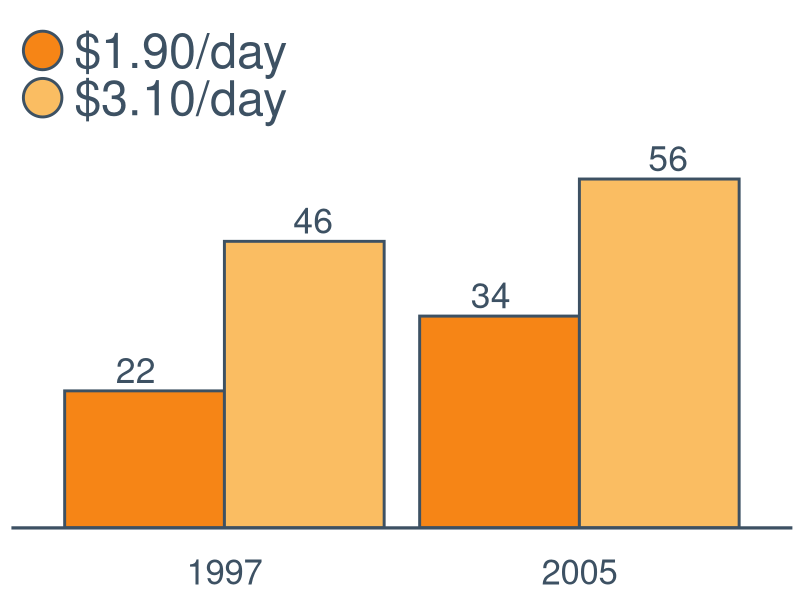
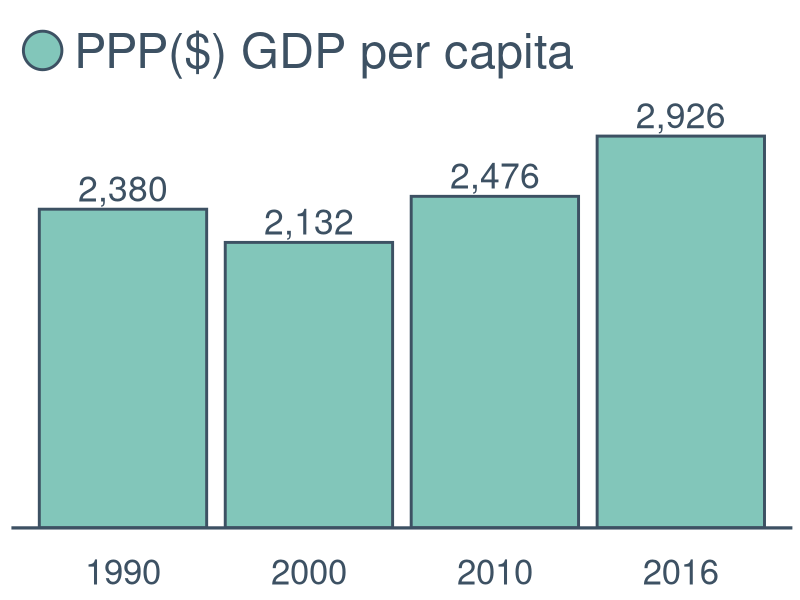
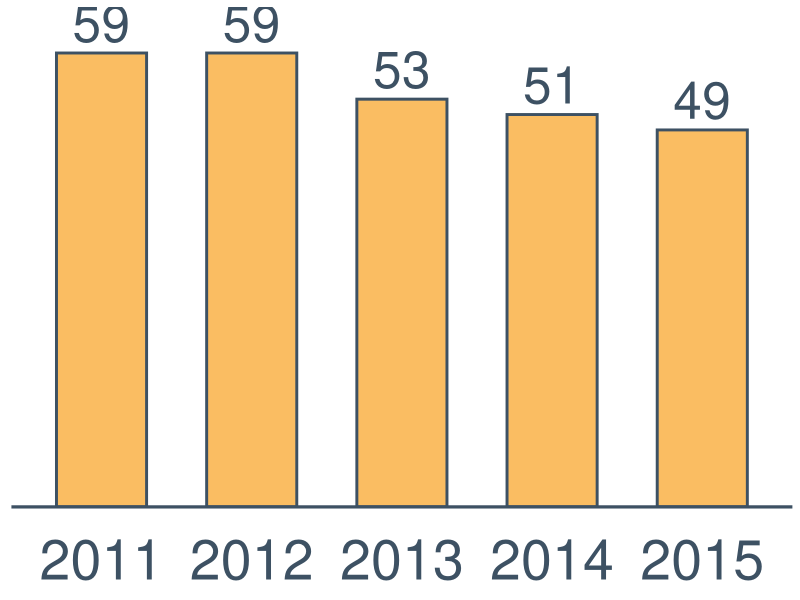
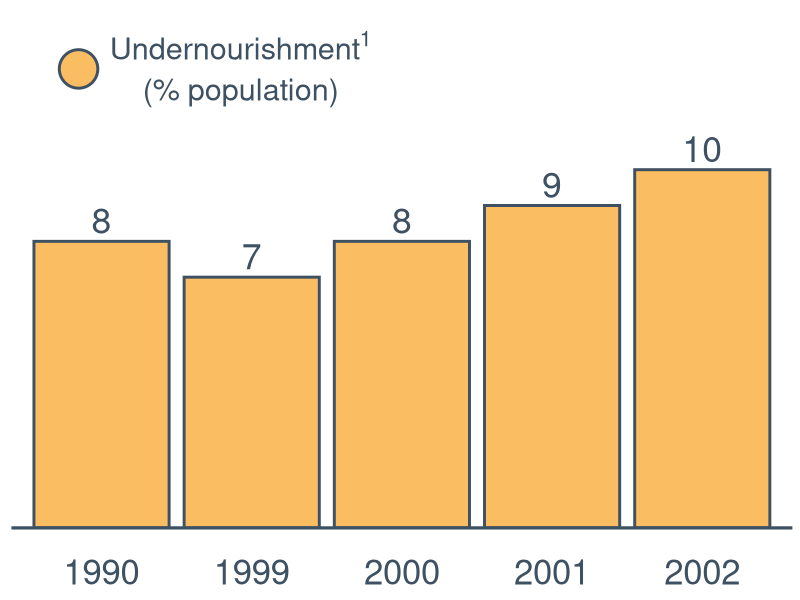
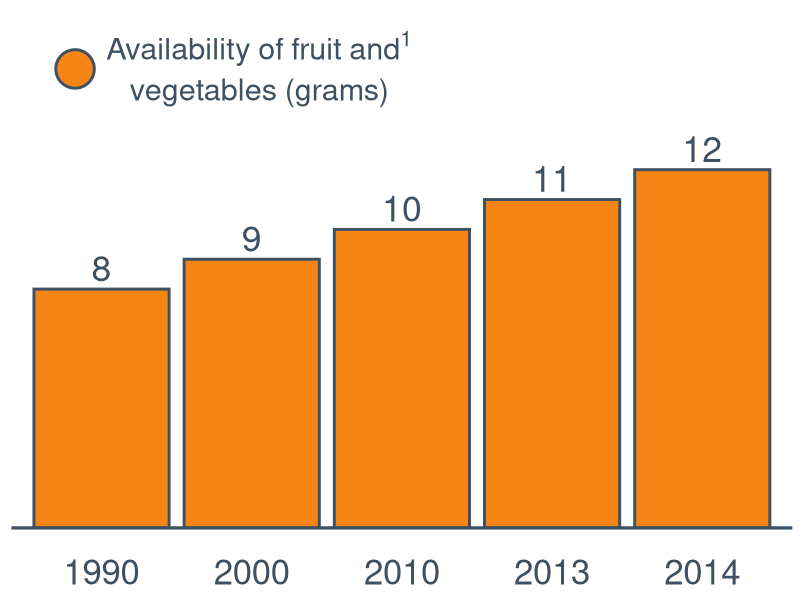
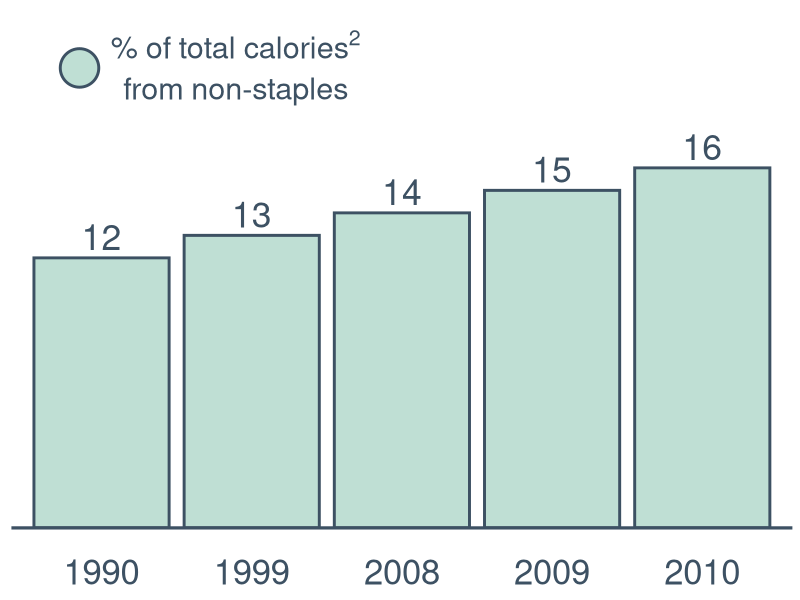
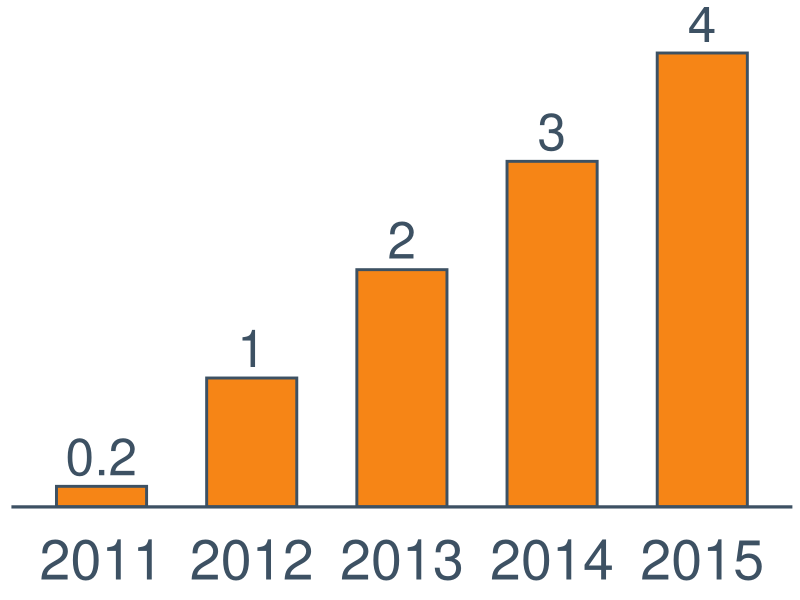
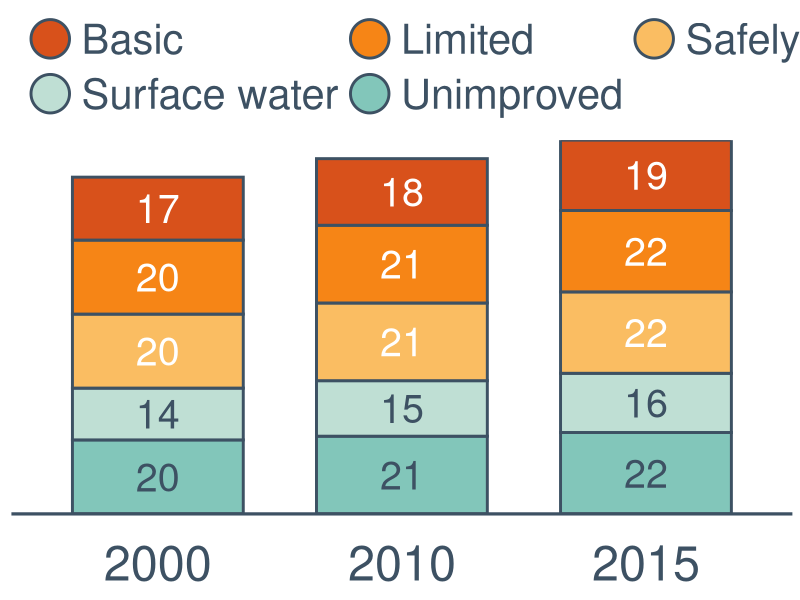

Write the R code that produced these figures, in order.
####Setup#####
list.of.packages <- c("ggplot2","reshape2","data.table","scales","varhandle","Cairo","plyr","eulerr")
new.packages <- list.of.packages[!(list.of.packages %in% installed.packages()[,"Package"])]
if(length(new.packages)) install.packages(new.packages)
lapply(list.of.packages, require, character.only=T)

wd <- "~/git/gnr-country-profile-2018"
setwd(wd)

dat <- read.csv("data.csv",na.strings=c("","."," "),as.is=TRUE)

countries <- unique(dat$country)

wd <- "~/git/gnr-country-profile-2018/charts"
setwd(wd)

# unlink(
#   dir(wd, full.names = TRUE)
#   , recursive = TRUE
# )
blank <- data.frame(x=0,y=0,text="No data")
no.data <- ggplot(blank,aes(x,y,label=text)) +
  geom_text(size=20,color="grey") +
  theme(
    axis.line = element_blank()
    ,axis.text = element_blank()
    ,axis.ticks = element_blank()
    ,axis.title = element_blank()
    ,panel.grid.major = element_blank()
    ,panel.grid.minor = element_blank()
  )
blank2 <- data.frame(x=0,y=0,text=" ")
cblank <- ggplot(blank2,aes(x,y,label=text)) +
  geom_text(size=20) +
  theme(
    axis.line = element_blank()
    ,axis.text = element_blank()
    ,axis.ticks = element_blank()
    ,axis.title = element_blank()
    ,panel.grid.major = element_blank()
    ,panel.grid.minor = element_blank()
    ,panel.border = element_blank()
    ,panel.background = element_blank()
    ,plot.background = element_blank()
  )

simple_style = theme_bw() +
  theme(
    panel.border = element_blank()
    ,panel.grid.major = element_blank()
    ,panel.background = element_blank()
    ,plot.background = element_blank()
    ,panel.grid.minor = element_blank()
    ,axis.line = element_line(colour = "black"))

yellow <- "#FABD62"
orange <- "#F68516"
red <- "#D8511B"
blue <- "#3D5163"
light.blue <- "#82C6BA"
lighter.blue <- "#BFDFD4"
grey <- "#BFCCD7"
white <- "#ffffff"

# Not used in new design
purple <- "#71105f"
black <- "#443e42"

quintileFillValues <- c(red, orange, yellow, lighter.blue, light.blue)

yellowOrangeFill <- scale_fill_manual(values=c(yellow,orange))
orangeYellowFill <- scale_fill_manual(values=c(orange,yellow))
yellowOrangeRedFill <- scale_fill_manual(values=c(yellow,orange,red))
orangeFill <- scale_fill_manual(values=c(orange))
yellowFill <- scale_fill_manual(values=c(yellow))
blueFill <- scale_fill_manual(values=c(blue))
lightBlueLighterBlueFill  <- scale_fill_manual(values=c(light.blue, lighter.blue))
lightBlueFill <- scale_fill_manual(values=c(light.blue))
lighterBlueFill <- scale_fill_manual(values=c(lighter.blue))
quintileFill <-  scale_fill_manual(values=quintileFillValues)

yellowOrangeColor <- scale_color_manual(values=c(yellow,orange))
orangeYellowColor <- scale_color_manual(values=c(orange,yellow))
yellowOrangeRedColor <- scale_color_manual(values=c(yellow,orange,red))
orangeColor <- scale_color_manual(values=c(orange))
blueColor <- scale_color_manual(values=c(blue))
quintileColor <-  scale_color_manual(values=quintileFillValues)

textQuintileOffset <- scale_color_manual(values=c(white,white,blue,blue,blue))

safeFormat <- function(vec){
  results <- c()
  for(x in vec){
    #Missing
    if(is.na(x)){
      result <- ""
      #Large Negative
    }else if(x<= -1000){
      result <- format(round(x, digits = 0),format="d",big.mark=",")
      #Middle Negative
    }else if(x< -1){
      result <- round(x,digits=0)
      #Small negative
    }else if(x<0){
      result <- round(x,digits=1)
      #Zero
    }else if(x==0){
      result <- "0"
      #Small positive
    }else if(x<1){
      result <- round(x,digits=1)
      #Middle positive
    }else if(x<1000){
      result <- round(x,digits=0)
      #Large positive
    }else{
      result <- format(round(x, digits = 0),format="d",big.mark=",")
    }
    results <- c(results,result)
  }
  return(results)
}

####End setup####
####Loop####
for(this.country in countries){
  message(this.country)
  # dir.create(paste(wd,this.country,sep="/"))
  setwd(paste(wd,this.country,sep="/"))
  countrydat <- subset(dat,country==this.country)
  #Chart 1 part a and b
  indicators = c("190_percent","310_percent","GDP_capita_PPP")
  c1data = subset(countrydat,indicator %in% indicators)
  c1data$value = as.numeric(c1data$value)
  c1data <- subset(c1data,!is.na(year))
  if(nrow(c1data)!=0){
    c1a.melt <- subset(c1data, indicator %in% c("190_percent","310_percent"))
    c1a.melt$variable = NA
    c1a.melt$variable[which(c1a.melt$indicator=="190_percent")] = "$1.90/day"
    c1a.melt$variable[which(c1a.melt$indicator=="310_percent")] = "$3.10/day"
    c1a.melt <- subset(c1a.melt,!is.na(value))
    c1a.melt <- c1a.melt[order(c1a.melt$year),]
    c1a.melt$year = as.factor(c1a.melt$year)
    c1a.max <- max(c1a.melt$value,na.rm=TRUE)
    c1b.melt <- subset(c1data,indicator == "GDP_capita_PPP")
    c1b.melt$variable = "PPP($) GDP per capita"
    c1b.melt <- subset(c1b.melt,!is.na(value))
    c1b.melt <- c1b.melt[order(c1b.melt$year),]
    c1b.melt$year = as.factor(c1b.melt$year)
    c1b.max <- max(c1b.melt$value,na.rm=TRUE)
    c1a.key.data = data.frame(year=as.numeric(c(NA,NA)),variable=c("$1.90/day","$3.10/day"),value=as.numeric(c(NA,NA)))
    c1a = ggplot(c1a.melt,aes(year,value,fill=variable)) +
      geom_bar(position="dodge",stat="identity",color=blue,show.legend=F,size=1) +
      geom_point(data=c1a.key.data,aes(fill=variable),size=12,color=blue,stroke=1.5,shape=21) +
      orangeYellowFill +
      guides(fill=guide_legend(title=element_blank(),byrow=TRUE)) +
      simple_style  +
      scale_y_continuous(expand = c(0,0),limits=c(0,max(c1a.max*1.1,1))) +
      # expand_limits(y=c1a.max*1.1) +
      theme(
        legend.position="top"
        ,legend.text = element_text(size=35,color=blue)
        ,legend.justification=c(0,0)
        ,legend.direction="vertical"
        ,axis.title.x=element_blank()
        ,axis.title.y=element_blank()
        ,axis.ticks=element_blank()
        ,axis.line.y = element_blank()
        ,axis.line.x = element_line(color=blue, size = 1.1)
        ,axis.text.y = element_blank()
        ,axis.text.x = element_text(size=25,color=blue,margin=margin(t=20,r=0,b=0,l=0))
        ,legend.background = element_rect(fill = "transparent", colour = "transparent")
        ,legend.key = element_blank()
      ) + geom_text(size=9,aes(label=safeFormat(value)),position=position_dodge(1),vjust=-0.3,color=blue)
    if(nrow(c1a.melt)==0){c1a.missing<-TRUE}else{c1a.missing<-FALSE}
    c1b.key.data = data.frame(year=as.numeric(c(NA)),variable=c("PPP($) GDP per capita"),value=as.numeric(c(NA)))
    c1b = ggplot(c1b.melt,aes(year,value,fill=variable)) +
      geom_bar(position="dodge",stat="identity",color=blue,show.legend=F,size=1) +
      geom_point(data=c1b.key.data,aes(fill=variable),size=12,color=blue,stroke=1.5,shape=21) +
      lightBlueFill +
      guides(fill=guide_legend(title=element_blank(),byrow=TRUE)) +
      simple_style  +
      scale_y_continuous(expand = c(0,0)) +
      expand_limits(y=c1b.max*1.1) +
      theme(
        legend.position="top"
        ,legend.text = element_text(size=35,color=blue)
        ,legend.justification=c(0,0)
        ,legend.direction="vertical"
        ,axis.title.x=element_blank()
        ,axis.title.y=element_blank()
        ,axis.ticks=element_blank()
        ,axis.line.y = element_blank()
        ,axis.line.x = element_line(color=blue, size = 1.1)
        ,axis.text.y = element_blank()
        ,axis.text.x = element_text(size=25,color=blue,margin=margin(t=20,r=0,b=0,l=0))
        ,legend.background = element_rect(fill = "transparent", colour = "transparent")
        ,legend.key = element_blank()
        ,legend.key.size = unit(2.2,"lines")
      ) + geom_text(size=9,aes(label=safeFormat(value)),position=position_dodge(1),vjust=-0.3,color=blue)
    if(nrow(c1b.melt)==0){c1b.missing<-TRUE}else{c1b.missing<-FALSE}
  }else{
    c1a.missing <- TRUE
    c1b.missing <- TRUE
  }

  #Chart 2
  indicators = c("u5mr")
  c2data = subset(countrydat,indicator %in% indicators)
  c2data$value = as.numeric(c2data$value)
  c2data = subset(c2data, !is.na(value))
  c2data <- c2data[order(c2data$year),]
  c2data$year = as.factor(c2data$year)
  c2.max <- max(c2data$value,na.rm=TRUE)
  c2 <- ggplot(c2data,aes(year,value,fill="Deaths per 1,000 live births")) +
    geom_bar(stat="identity",width=0.6,color=blue,show.legend=F,size=1) +
    yellowFill +
    simple_style  +
    scale_y_continuous(expand = c(0,0)) +
    # scale_x_continuous(limits = c(2010.7,2015.3)) +
    expand_limits(y=c2.max*1.1) +
    theme(
      legend.position="top"
      ,legend.text = element_text(size=40,color=blue)
      ,legend.justification=c(0,0)
      ,legend.direction="vertical"
      ,axis.title.x=element_blank()
      ,axis.title.y=element_blank()
      ,axis.ticks=element_blank()
      ,axis.line.y = element_blank()
      ,axis.line.x = element_line(color=blue, size = 1.1)
      ,axis.text.y = element_blank()
      ,axis.text.x = element_text(size=40,color=blue,margin=margin(t=20,r=0,b=0,l=0))
      ,legend.background = element_rect(fill = "transparent", colour = "transparent")
      ,legend.key = element_rect(fill = "transparent", colour = "transparent")
      ,legend.key.size = unit(2.5,"lines")
    ) + geom_text(size=13,aes(label=safeFormat(value)),position=position_dodge(1),vjust=-0.3,color=blue)
  #Chart 3 part a and b
  indicators = c("undernourishment_prev","fruit_veg_availability","total_calories_non_staple")
  c3data = subset(countrydat,indicator %in% indicators)
  c3data$value = as.numeric(c3data$value)
  c3data <- subset(c3data,!is.na(year))
  if(nrow(c3data)!=0){
    c3a.data <- subset(c3data,indicator==indicators[1])
    c3a.data$variable = c3a.data$indicator
    c3a.data <- subset(c3a.data,!is.na(value))
    c3a.data <- c3a.data[order(c3a.data$year),]
    c3a.data$year <- factor(c3a.data$year)
    c3b.data <- subset(c3data,indicator==indicators[2])
    c3b.data$variable = c3b.data$indicator
    c3b.data <- subset(c3b.data,!is.na(value))
    c3b.data <- c3b.data[order(c3b.data$year),]
    c3b.data$year <- factor(c3b.data$year)
    c3c.data <- subset(c3data,indicator==indicators[3])
    c3c.data$variable = c3c.data$indicator
    c3c.data <- subset(c3c.data,!is.na(value))
    c3c.data <- c3c.data[order(c3c.data$year),]
    c3c.data$year <- factor(c3c.data$year)
    c3a.max <- max(c3a.data$value,na.rm=TRUE)
    c3b.max <- max(c3b.data$value,na.rm=TRUE)
    c3c.max <- max(c3c.data$value,na.rm=TRUE)
    if(nrow(c3a.data)!=0){
      c3a.key.data = data.frame(year=as.numeric(c(NA)),variable=c(indicators[1]),value=as.numeric(c(NA)))
      c3a <- ggplot(c3a.data,aes(year,value,fill=variable)) +
        geom_bar(position="dodge",stat="identity",color=blue,show.legend=FALSE,size=1) +
        geom_point(data=c3a.key.data,aes(fill=variable),size=12,color=blue,stroke=1.5,shape=21) +
        scale_fill_manual(
          labels=c(bquote(atop('Undernourishment' ^ 1,'(% population)')))
          ,breaks=c(indicators[1])
          ,values=c(yellow)
        ) +
        guides(fill = guide_legend(title=element_blank(),byrow=TRUE,override.aes = list(alpha = 1))) +
        simple_style  +
        scale_y_continuous(expand = c(0,0)) +
        expand_limits(y=c3a.max*1.1) +
        theme(
          legend.position="top"
          ,legend.text = element_text(size=22,color=blue)
          ,legend.justification=c(0.08,0)
          ,legend.direction="vertical"
          ,axis.title.x=element_blank()
          ,axis.title.y=element_blank()
          ,axis.ticks=element_blank()
          ,axis.line.y = element_blank()
          ,axis.line.x = element_line(color=blue, size = 1.1)
          ,axis.text.y = element_blank()
          ,axis.text.x = element_text(size=25,color=blue,margin=margin(t=20,r=0,b=0,l=0))
          ,legend.background = element_rect(fill = "transparent", colour = "transparent")
          ,legend.key = element_rect(fill = "transparent", colour = "transparent")
        ) + geom_text(size=9,aes(label=safeFormat(value)),position=position_dodge(1),vjust=-0.3,color=blue)
      c3a.missing <- FALSE
    }else{
      c3a <- no.data
      c3a.missing <- TRUE
    }
    if(nrow(c3b.data)!=0){
      uniqueYears <- length(unique(c3b.data$year))
      if(uniqueYears>1){
        barWidth = 0.9
      }else{
        barWidth = 0.5
      }
      c3b.key.data = data.frame(year=as.numeric(c(NA)),variable=c(indicators[2]),value=as.numeric(c(NA)))
    c3b <- ggplot(c3b.data,aes(year,value,fill=variable)) +
      geom_bar(position="dodge",stat="identity",color=blue,width=barWidth,show.legend=FALSE,size=1) +
      geom_point(data=c3b.key.data,aes(fill=variable),size=12,color=blue,stroke=1.5,shape=21) +
      scale_fill_manual(
        labels=c(bquote(atop('Availability of fruit and' ^ 1,'vegetables (grams)')))
        ,breaks=c(indicators[2])
        ,values=c(orange)
      ) +
      guides(fill = guide_legend(title=element_blank(),byrow=TRUE,override.aes = list(alpha = 1))) +
      simple_style  +
      scale_y_continuous(expand = c(0,0)) +
      expand_limits(y=c3b.max*1.1) +
      theme(
        legend.position="top"
        ,legend.text = element_text(size=22,color=blue)
        ,legend.justification=c(0.08,0)
        ,legend.direction="vertical"
        ,axis.title.x=element_blank()
        ,axis.title.y=element_blank()
        ,axis.ticks=element_blank()
        ,axis.line.y = element_blank()
        ,axis.line.x = element_line(color=blue, size = 1.1)
        ,axis.text.y = element_blank()
        ,axis.text.x = element_text(size=25,color=blue,margin=margin(t=20,r=0,b=0,l=0))
        ,legend.background = element_rect(fill = "transparent", colour = "transparent")
        ,legend.key = element_rect(fill = "transparent", colour = "transparent")
      ) + geom_text(size=9,aes(label=safeFormat(value)),position=position_dodge(1),vjust=-0.3,color=blue)
      c3b.missing <- FALSE
    }else{
      c3b <- no.data
      c3b.missing <- TRUE
    }
    if(nrow(c3c.data)!=0){
      c3c.key.data = data.frame(year=as.numeric(c(NA)),variable=c(indicators[3]),value=as.numeric(c(NA)))
    c3c <- ggplot(c3c.data,aes(year,value,fill=variable)) +
      geom_bar(position="dodge",stat="identity",color=blue,show.legend=FALSE,size=1) +
      geom_point(data=c3c.key.data,aes(fill=variable),size=12,color=blue,stroke=1.5,shape=21) +
      scale_fill_manual(
        labels=c(bquote(atop('% of total calories' ^ 2,'from non-staples')))
        ,breaks=c(indicators[3])
        ,values=c(lighter.blue)
      ) +
      guides(fill = guide_legend(title=element_blank(),byrow=TRUE,override.aes = list(alpha = 1))) +
      simple_style  +
      scale_y_continuous(expand = c(0,0)) +
      expand_limits(y=c3c.max*1.1) +
      theme(
        legend.position="top"
        ,legend.text = element_text(size=22,color=blue)
        ,legend.justification=c(0.08,0)
        ,legend.direction="vertical"
        ,axis.title.x=element_blank()
        ,axis.title.y=element_blank()
        ,axis.ticks=element_blank()
        ,axis.line.y = element_blank()
        ,axis.line.x = element_line(color=blue, size = 1.1)
        ,axis.text.y = element_blank()
        ,axis.text.x = element_text(size=25,color=blue,margin=margin(t=20,r=0,b=0,l=0))
        ,legend.background = element_rect(fill = "transparent", colour = "transparent")
        ,legend.key = element_rect(fill = "transparent", colour = "transparent")
      ) + geom_text(size=9,aes(label=safeFormat(value)),position=position_dodge(1),vjust=-0.3,color=blue)
      c3c.missing <- FALSE
    }else{
      c3c <- no.data
      c3c.missing <- TRUE
    }
  }else{
    c3a <- no.data
    c3b <- no.data
    c3c <- no.data
    c3a.missing <- TRUE
    c3b.missing <- TRUE
    c3c.missing <- TRUE
  }
  #Chart 4
  indicators = c("female_secondary_enroll_net")
  c4data = subset(countrydat,indicator %in% indicators)
  c4data$value = as.numeric(c4data$value)
  c4data = subset(c4data, !is.na(value))
  c4data <- c4data[order(c4data$year),]
  c4data$year = as.factor(c4data$year)
  c4.max <- max(c4data$value,na.rm=TRUE)
  c4 <- ggplot(c4data,aes(year,value,fill="Blue")) +
    geom_bar(stat="identity",width=0.6,color=blue,size=1) +
    orangeFill +
    guides(fill=FALSE) +
    simple_style  +
    scale_y_continuous(expand = c(0,0)) +
    expand_limits(y=c4.max*1.1) +
    theme(
      legend.position="top"
      ,legend.text = element_text(size=40,color=blue)
      ,legend.justification=c(0,0)
      ,legend.direction="vertical"
      ,axis.title.x=element_blank()
      ,axis.title.y=element_blank()
      ,axis.ticks=element_blank()
      ,axis.line.y = element_blank()
      ,axis.line.x = element_line(color=blue, size = 1.1)
      ,axis.text.y = element_blank()
      ,axis.text.x = element_text(size=40,color=blue,margin=margin(t=20,r=0,b=0,l=0))
      ,legend.background = element_rect(fill = "transparent", colour = "transparent")
      ,legend.key = element_rect(fill = "transparent", colour = "transparent")
      ,legend.key.size = unit(2.5,"lines")
    ) + geom_text(size=13,aes(label=safeFormat(value)),position=position_dodge(1),vjust=-0.3,color=blue)
  #Chart 5
  indicators = c("basic_water","limited_water","safely_managed_water","surface_water","unimproved_water")
  c5names = c("Basic","Limited","Safely managed","Surface water","Unimproved")
  c5data = subset(countrydat,indicator %in% indicators)
  c5data$value = as.numeric(c5data$value)
  c5data = subset(c5data, !is.na(value))
  c5data <- c5data[order(c5data$year),]
  c5data$year = as.factor(c5data$year)
  c5.max <- max(c5data$value,na.rm=TRUE)
  for(j in 1:length(indicators)){
    ind = indicators[j]
    indname = c5names[j]
    c5data$indicator[which(c5data$indicator==ind)] = indname
  }
  c5data$indicator <- factor(c5data$indicator)
  c5data <- c5data[order(is.na(c5data$value),c5data$year,desc(c5data$indicator)),]
  c5data <- ddply(c5data, .(year),
                       transform, pos = cumsum(value) - (0.5 * value)
                   ,valid = sum(!is.na(value),na.rm=TRUE))
  c5data <- subset(c5data,valid>=1)
  c5.key.data = data.frame(
    indicator = c5names,
    year = as.numeric(rep(NA,5)),
    value = as.numeric(rep(NA,5)),
    pos = as.numeric(rep(NA,5)),
    valid = as.numeric(rep(NA,5))
  )
  c5 <- ggplot(c5data,aes(year,value,fill=indicator)) +
    geom_bar(stat="identity",width=0.7,color=blue,size=1,show.legend=F) +
    geom_point(data=c5.key.data,aes(fill=indicator),size=12,color=blue,stroke=1.5,shape=21) +
    scale_fill_manual(
      labels=c5names
      ,values=quintileFillValues
      ,drop = FALSE
    ) +
    guides(fill=guide_legend(title=element_blank(),nrow=2,byrow=TRUE)) +
    simple_style  +
    scale_y_continuous(expand = c(0,0)) +
    theme(
      legend.position="top"
      ,legend.text = element_text(size=30,color=blue)
      ,legend.justification=c(0,0)
      ,legend.direction="horizontal"
      ,axis.title.x=element_blank()
      ,axis.title.y=element_blank()
      ,axis.ticks=element_blank()
      ,axis.line.y = element_blank()
      ,axis.line.x = element_line(color=blue, size = 1.1)
      ,axis.text.y = element_blank()
      ,axis.text.x = element_text(size=35,color=blue,margin=margin(t=20,r=0,b=0,l=0))
      ,legend.background = element_rect(fill = "transparent", colour = "transparent")
      ,legend.key = element_rect(fill = "transparent", colour = "transparent")
      ,legend.key.size = unit(2.2,"lines")
    ) + geom_text(data=subset(c5data,value>3),size=10,aes(y=pos,label=safeFormat(value),color=indicator),show.legend=FALSE) +
    scale_color_manual(breaks=c5names,values=c(white,white,white,blue,blue),drop=FALSE)
  #Chart 6
  indicators = c("basic_sanitation","limited_sanitation","open_defecation","safely_managed_sanitation","unimproved_sanitation")
  c6names = c("Basic","Limited","Open defecation","Safely managed","Unimproved")
  c6data = subset(countrydat,indicator %in% indicators)
  c6data$value = as.numeric(c6data$value)
  c6data = subset(c6data, !is.na(value))
  c6data <- c6data[order(c6data$year),]
  c6data$year = as.factor(c6data$year)
  c6.max <- max(c6data$value,na.rm=TRUE)
  for(j in 1:length(indicators)){
    ind = indicators[j]
    indname = c6names[j]
    c6data$indicator[which(c6data$indicator==ind)] = indname
  }
  c6data$indicator <- factor(c6data$indicator)
  c6data <- c6data[order(is.na(c6data$value),c6data$year,desc(c6data$indicator)),]
  c6data <- ddply(c6data, .(year),
                  transform, pos = cumsum(value) - (0.5 * value)
                  ,valid = sum(!is.na(value),na.rm=TRUE))
  c6data <- subset(c6data,valid>=1)
  c6.key.data = data.frame(
    indicator = c6names,
    year = as.numeric(rep(NA,5)),
    value = as.numeric(rep(NA,5)),
    pos = as.numeric(rep(NA,5)),
    valid = as.numeric(rep(NA,5))
  )
  c6 <- ggplot(c6data,aes(year,value,fill=indicator)) +
    geom_bar(stat="identity",width=0.7,color=blue,size=1,show.legend=F) +
    geom_point(data=c6.key.data,aes(fill=indicator),size=12,color=blue,stroke=1.5,shape=21) +
    scale_fill_manual(
      labels=c6names
      ,values=quintileFillValues
      ,drop = FALSE
    ) +
    guides(fill=guide_legend(title=element_blank(),nrow=2,byrow=TRUE)) +
    simple_style  +
    scale_y_continuous(expand = c(0,0)) +
    theme(
      legend.position="top"
      ,legend.text = element_text(size=30,color=blue)
      ,legend.justification=c(0,0)
      ,legend.direction="horizontal"
      ,axis.title.x=element_blank()
      ,axis.title.y=element_blank()
      ,axis.ticks=element_blank()
      ,axis.line.y = element_blank()
      ,axis.line.x = element_line(color=blue, size = 1.1)
      ,axis.text.y = element_blank()
      ,axis.text.x = element_text(size=35,color=blue,margin=margin(t=20,r=0,b=0,l=0))
      ,legend.background = element_rect(fill = "transparent", colour = "transparent")
      ,legend.key = element_rect(fill = "transparent", colour = "transparent")
      ,legend.key.size = unit(2.2,"lines")
    ) + geom_text(data=subset(c6data,value>3),size=10,aes(y=pos,label=safeFormat(value),color=indicator),show.legend=FALSE) +
    scale_color_manual(breaks=c6names,values=c(white,white,white,blue,blue),drop=FALSE)
  #Chart 7
  indicators = c("agriculture_expenditure","education_spending","health_spending","social_protection_spending")
  c7names = c("Agriculture","Education","Health","Social protection")
  c7data = subset(countrydat,indicator %in% indicators)
  c7data$value = as.numeric(c7data$value)
  c7data = subset(c7data, !is.na(value))
  c7data <- c7data[order(c7data$year),]
  c7data$year = as.factor(c7data$year)
  c7.max <- max(c7data$value,na.rm=TRUE)
  for(j in 1:length(indicators)){
    ind = indicators[j]
    indname = c7names[j]
    c7data$indicator[which(c7data$indicator==ind)] = indname
  }
  c7data$indicator <- factor(c7data$indicator)
  c7data <- c7data[order(is.na(c7data$value),c7data$year,desc(c7data$indicator)),]
  c7data <- ddply(c7data, .(year),
                  transform, pos = cumsum(value) - (0.5 * value)
                  ,valid = sum(!is.na(value),na.rm=TRUE))
  c7data <- subset(c7data,valid>=1)
  c7.key.data = data.frame(
    indicator = c7names,
    year = as.numeric(rep(NA,4)),
    value = as.numeric(rep(NA,4)),
    pos = as.numeric(rep(NA,4)),
    valid = as.numeric(rep(NA,4))
  )
  if(nrow(c7data)>0){

  uniqueYears <- length(unique(c7data$year))
  if(uniqueYears>1){
    barWidth = 0.7
  }else{
    barWidth = 0.4
  }
  c7 <- ggplot(c7data,aes(year,value,fill=indicator)) +
    geom_bar(stat="identity",width=barWidth,color=blue,size=1,show.legend=F) +
    geom_point(data=c7.key.data,aes(fill=indicator),size=12,color=blue,stroke=1.5,shape=21) +
    scale_fill_manual(
      labels=c7names
      ,values=quintileFillValues
      ,drop = FALSE
    ) +
    guides(fill=guide_legend(title=element_blank(),nrow=2,byrow=TRUE)) +
    simple_style  +
    scale_y_continuous(expand = c(0,0)) +
    theme(
      legend.position="top"
      ,legend.text = element_text(size=30,color=blue)
      ,legend.justification=c(0,0)
      ,legend.direction="horizontal"
      ,axis.title.x=element_blank()
      ,axis.title.y=element_blank()
      ,axis.ticks=element_blank()
      ,axis.line.y = element_blank()
      ,axis.line.x = element_line(color=blue, size = 1.1)
      ,axis.text.y = element_blank()
      ,axis.text.x = element_text(size=35,color=blue,margin=margin(t=20,r=0,b=0,l=0))
      ,legend.background = element_rect(fill = "transparent", colour = "transparent")
      ,legend.key = element_rect(fill = "transparent", colour = "transparent")
      ,legend.key.size = unit(2.2,"lines")
    ) + geom_text(data=subset(c7data,value>0),size=10,aes(y=pos,label=safeFormat(value),color=indicator),show.legend=FALSE) +
    scale_color_manual(breaks=c7names,values=c(white,white,white,blue),drop=FALSE)
  }else{
    c7 <- no.data
  }
  grouped_line = function(countrydat, ind, disagg, disagg.values, fill=orangeYellowFill, color=orangeYellowColor, percent=F, legend=F){
    cdata = subset(countrydat, (indicator==ind & disaggregation==disagg))
    cdata$value = as.numeric(cdata$value)
    if(percent){
      cdata$value = cdata$value*100
    }
    cdata = subset(cdata, !is.na(value))
    cdata <- cdata[order(cdata$year),]
    cdata$year = as.factor(cdata$year)
    cdata$disagg.value = factor(cdata$disagg.value,levels=disagg.values)
    c.max <- max(cdata$value,na.rm=TRUE)
    c.key.data = data.frame(year=as.numeric(rep(NA,length(disagg.values))),disagg.value=disagg.values,value=as.numeric(rep(NA,length(disagg.values))))
    c.key.data$disagg.value = factor(c.key.data$disagg.value,levels=disagg.values)
    c = ggplot(cdata,aes(year,value,group=disagg.value,color=disagg.value)) +
      geom_line(show.legend=F,size=1) +
      geom_point(data=c.key.data,aes(group=disagg.value,fill=disagg.value),size=12,color=blue,stroke=1.5,shape=21,show.legend=legend) +
      fill +
      color +
      guides(fill=guide_legend(title=element_blank(),byrow=TRUE)) +
      simple_style  +
      scale_y_continuous(expand = c(0,0),limits=c(0,max(c.max*1.1,1))) +
      # expand_limits(y=c1a.max*1.1) +
      theme(
        legend.position="top"
        ,legend.text = element_text(size=35,color=blue)
        ,legend.justification=c(0,0)
        ,legend.direction="vertical"
        ,axis.title.x=element_blank()
        ,axis.title.y=element_blank()
        ,axis.ticks=element_blank()
        ,axis.line.y = element_blank()
        ,axis.line.x = element_line(color=blue, size = 1.1)
        ,axis.text.y = element_blank()
        ,axis.text.x = element_text(size=25,color=blue,margin=margin(t=20,r=0,b=0,l=0))
        ,legend.background = element_rect(fill = "transparent", colour = "transparent")
        ,legend.key = element_blank()
      ) + geom_text(size=9,aes(group=disagg.value,label=safeFormat(value)),position=position_dodge(0.5),vjust=-0.3,show.legend=F) 
    return(c)
  }
  grouped_bar = function(countrydat, ind, disagg, disagg.values, fill=orangeYellowFill, percent=F, legend=F){
    cdata = subset(countrydat, (indicator==ind & disaggregation==disagg))
    cdata$value = as.numeric(cdata$value)
    if(percent){
      cdata$value = cdata$value*100
    }
    cdata = subset(cdata, !is.na(value))
    cdata <- cdata[order(cdata$year),]
    cdata$year = as.factor(cdata$year)
    cdata$disagg.value = factor(cdata$disagg.value,levels=disagg.values)
    c.max <- max(cdata$value,na.rm=TRUE)
    c.key.data = data.frame(year=as.numeric(rep(NA,length(disagg.values))),disagg.value=disagg.values,value=as.numeric(rep(NA,length(disagg.values))))
    c.key.data$disagg.value = factor(c.key.data$disagg.value,levels=disagg.values)
    c = ggplot(cdata,aes(year,value,group=disagg.value,fill=disagg.value)) +
      geom_bar(position="dodge",stat="identity",color=blue,show.legend=F,size=1) +
      geom_point(data=c.key.data,aes(group=disagg.value,fill=disagg.value),size=12,color=blue,stroke=1.5,shape=21,show.legend=legend) +
      fill +
      guides(fill=guide_legend(title=element_blank(),byrow=TRUE)) +
      simple_style  +
      scale_y_continuous(expand = c(0,0),limits=c(0,max(c.max*1.1,1))) +
      # expand_limits(y=c1a.max*1.1) +
      theme(
        legend.position="top"
        ,legend.text = element_text(size=35,color=blue)
        ,legend.justification=c(0,0)
        ,legend.direction="vertical"
        ,axis.title.x=element_blank()
        ,axis.title.y=element_blank()
        ,axis.ticks=element_blank()
        ,axis.line.y = element_blank()
        ,axis.line.x = element_line(color=blue, size = 1.1)
        ,axis.text.y = element_blank()
        ,axis.text.x = element_text(size=25,color=blue,margin=margin(t=20,r=0,b=0,l=0))
        ,legend.background = element_rect(fill = "transparent", colour = "transparent")
        ,legend.key = element_blank()
      ) + geom_text(size=9,aes(group=disagg.value,label=safeFormat(value)),position=position_dodge(1),vjust=-0.3,show.legend=F,color=blue) 
    return(c)
  }
  # Charts 8-16
  c8 = grouped_line(countrydat, "stunting_percent","gender",c("Male","Female","Both"),percent=T,color=yellowOrangeRedColor,fill=yellowOrangeRedFill)
  c9 = grouped_bar(countrydat, "wasting_percent","gender",c("Male","Female","Both"),percent=T,fill=yellowOrangeRedFill,legend=T)
  c10 = grouped_line(countrydat, "overweight_percent","gender",c("Male","Female","Both"),percent=T,color=yellowOrangeRedColor,fill=yellowOrangeRedFill)
  c11 = grouped_line(countrydat, "stunting_percent","income",c("Poorest","Second poorest","Middle","Second wealthiest","Wealthiest"),percent=T,color=quintileColor,fill=quintileFill)
  c12 = grouped_bar(countrydat, "wasting_percent","income",c("Poorest","Second poorest","Middle","Second wealthiest","Wealthiest"),percent=T,fill=quintileFill,legend=T)
  c13 = grouped_line(countrydat, "overweight_percent","income",c("Poorest","Second poorest","Middle","Second wealthiest","Wealthiest"),percent=T,color=quintileColor,fill=quintileFill)
  c14 = grouped_line(countrydat, "stunting_percent","location",c("Urban","Rural"),percent=T)
  c15 = grouped_bar(countrydat, "wasting_percent","location",c("Urban","Rural"),percent=T,legend=T)
  c16 = grouped_line(countrydat, "overweight_percent","location",c("Urban","Rural"),percent=T)
  
  # Chart 17
  wasting = as.numeric(subset(countrydat, indicator=="coexistence" & disagg.value=="Wasting alone")$value)
  stunting = as.numeric(subset(countrydat, indicator=="coexistence" & disagg.value=="Stunting alone")$value)
  overweight = as.numeric(subset(countrydat, indicator=="coexistence" & disagg.value=="Overweight alone")$value)
  wasting_and_stunting = as.numeric(subset(countrydat, indicator=="coexistence" & disagg.value=="Wasting and stunting")$value)
  stunting_and_overweight = as.numeric(subset(countrydat, indicator=="coexistence" & disagg.value=="Stunting and overweight")$value)
  all = 1
  
  free = as.numeric(subset(countrydat, indicator=="coexistence" & disagg.value=="Not wasting, stunting, or overweight")$value)

  combinations = c(
    A=0
    ,B=0
    ,C=0
    ,D=all
    ,"A&B"=0
    ,"A&C"=0
    ,"A&D"=wasting
    ,"B&C"=0
    ,"B&D"=stunting
    ,"C&D"=overweight
    ,"A&B&C"=0
    ,"A&B&D"=wasting_and_stunting
    ,"A&C&D"=0
    ,"B&C&D"=stunting_and_overweight
    ,"A&B&C&D"=0
  )
  
  label.vals = combinations
  label.vals["D"] = free
  
  label.text = percent(label.vals)
  
  c17 = tryCatch({euler(combinations,shape="ellipse")},error=function(e){no.data})
  #Have both c1a and c1b
  if(!c1a.missing && !c1b.missing){
    Cairo(file="c1a.png",width=400,height=600,units="px",bg="white")
    tryCatch({print(c1a)},error=function(e){message(e);print(no.data)})
    dev.off()
    Cairo(file="c1b.png",width=400,height=600,units="px",bg="white")
    tryCatch({print(c1b)},error=function(e){message(e);print(no.data)})
    dev.off()
    Cairo(file="c1.png",width=800,height=600,units="px",bg="transparent")
    print(cblank)
    dev.off()
  }
  #Have only c1a
  if(!c1a.missing && c1b.missing){
    Cairo(file="c1a.png",width=400,height=600,units="px",bg="transparent")
    print(cblank)
    dev.off()
    Cairo(file="c1b.png",width=400,height=600,units="px",bg="transparent")
    print(cblank)
    dev.off()
    Cairo(file="c1.png",width=800,height=600,units="px",bg="white")
    tryCatch({print(c1a)},error=function(e){message(e);print(no.data)})
    dev.off()
  }
  #Have only c1b
  if(c1a.missing && !c1b.missing){
    Cairo(file="c1a.png",width=400,height=600,units="px",bg="transparent")
    print(cblank)
    dev.off()
    Cairo(file="c1b.png",width=400,height=600,units="px",bg="transparent")
    print(cblank)
    dev.off()
    Cairo(file="c1.png",width=800,height=600,units="px",bg="white")
    tryCatch({print(c1b)},error=function(e){message(e);print(no.data)})
    dev.off()
  }
  #Have neither c1a or c1b
  if(c1a.missing && c1b.missing){
    Cairo(file="c1a.png",width=400,height=600,units="px",bg="transparent")
    print(cblank)
    dev.off()
    Cairo(file="c1b.png",width=400,height=600,units="px",bg="transparent")
    print(cblank)
    dev.off()
    Cairo(file="c1.png",width=800,height=600,units="px",bg="transparent")
    print(no.data)
    dev.off()
  }
  Cairo(file="c2.png",width=800,height=700,units="px",bg="white")
  tryCatch({print(c2)},error=function(e){message(e);print(no.data)})
  dev.off()
  #Have c3a, c3b, and c3c
  if(!c3a.missing && !c3b.missing && !c3c.missing){
    Cairo(file="c3a.png",width=300,height=600,units="px",bg="white")
    tryCatch({print(c3a)},error=function(e){message(e);print(no.data)})
    dev.off()
    Cairo(file="c3b.png",width=300,height=600,units="px",bg="white")
    tryCatch({print(c3b)},error=function(e){message(e);print(no.data)})
    dev.off()
    Cairo(file="c3c.png",width=300,height=600,units="px",bg="white")
    tryCatch({print(c3c)},error=function(e){message(e);print(no.data)})
    dev.off()
    Cairo(file="c3d.png",width=450,height=600,units="px",bg="transparent")
    print(cblank)
    dev.off()
    Cairo(file="c3e.png",width=450,height=600,units="px",bg="transparent")
    print(cblank)
    dev.off()
    Cairo(file="c3.png",width=900,height=600,units="px",bg="transparent")
    print(cblank)
    dev.off()
  }
  #Have c3a and c3b only
  if(!c3a.missing && !c3b.missing && c3c.missing){
    Cairo(file="c3a.png",width=300,height=600,units="px",bg="transparent")
    print(cblank)
    dev.off()
    Cairo(file="c3b.png",width=300,height=600,units="px",bg="transparent")
    print(cblank)
    dev.off()
    Cairo(file="c3c.png",width=300,height=600,units="px",bg="transparent")
    print(cblank)
    dev.off()
    Cairo(file="c3d.png",width=450,height=600,units="px",bg="white")
    tryCatch({print(c3a)},error=function(e){message(e);print(no.data)})
    dev.off()
    Cairo(file="c3e.png",width=450,height=600,units="px",bg="white")
    tryCatch({print(c3b)},error=function(e){message(e);print(no.data)})
    dev.off()
    Cairo(file="c3.png",width=900,height=600,units="px",bg="transparent")
    print(cblank)
    dev.off()
  }
  #Have c3a and c3c only
  if(!c3a.missing && c3b.missing && !c3c.missing){
    Cairo(file="c3a.png",width=300,height=600,units="px",bg="transparent")
    print(cblank)
    dev.off()
    Cairo(file="c3b.png",width=300,height=600,units="px",bg="transparent")
    print(cblank)
    dev.off()
    Cairo(file="c3c.png",width=300,height=600,units="px",bg="transparent")
    print(cblank)
    dev.off()
    Cairo(file="c3d.png",width=450,height=600,units="px",bg="white")
    tryCatch({print(c3a)},error=function(e){message(e);print(no.data)})
    dev.off()
    Cairo(file="c3e.png",width=450,height=600,units="px",bg="white")
    tryCatch({print(c3c)},error=function(e){message(e);print(no.data)})
    dev.off()
    Cairo(file="c3.png",width=900,height=600,units="px",bg="transparent")
    print(cblank)
    dev.off()
  }
  #Have c3b and c3c only
  if(c3a.missing && !c3b.missing && !c3c.missing){
    Cairo(file="c3a.png",width=300,height=600,units="px",bg="transparent")
    print(cblank)
    dev.off()
    Cairo(file="c3b.png",width=300,height=600,units="px",bg="transparent")
    print(cblank)
    dev.off()
    Cairo(file="c3c.png",width=300,height=600,units="px",bg="transparent")
    print(cblank)
    dev.off()
    Cairo(file="c3d.png",width=450,height=600,units="px",bg="white")
    tryCatch({print(c3b)},error=function(e){message(e);print(no.data)})
    dev.off()
    Cairo(file="c3e.png",width=450,height=600,units="px",bg="white")
    tryCatch({print(c3c)},error=function(e){message(e);print(no.data)})
    dev.off()
    Cairo(file="c3.png",width=900,height=600,units="px",bg="transparent")
    print(cblank)
    dev.off()
  }
  #have c3a only
  if(!c3a.missing && c3b.missing && c3c.missing){
    Cairo(file="c3a.png",width=300,height=600,units="px",bg="transparent")
    print(cblank)
    dev.off()
    Cairo(file="c3b.png",width=300,height=600,units="px",bg="transparent")
    print(cblank)
    dev.off()
    Cairo(file="c3c.png",width=300,height=600,units="px",bg="transparent")
    print(cblank)
    dev.off()
    Cairo(file="c3d.png",width=450,height=600,units="px",bg="transparent")
    print(cblank)
    dev.off()
    Cairo(file="c3e.png",width=450,height=600,units="px",bg="transparent")
    print(cblank)
    dev.off()
    Cairo(file="c3.png",width=900,height=600,units="px",bg="white")
    tryCatch({print(c3a)},error=function(e){message(e);print(no.data)})
    dev.off()
  }
  #Have c3b only
  if(c3a.missing && !c3b.missing && c3c.missing){
    Cairo(file="c3a.png",width=300,height=600,units="px",bg="transparent")
    print(cblank)
    dev.off()
    Cairo(file="c3b.png",width=300,height=600,units="px",bg="transparent")
    print(cblank)
    dev.off()
    Cairo(file="c3c.png",width=300,height=600,units="px",bg="transparent")
    print(cblank)
    dev.off()
    Cairo(file="c3d.png",width=450,height=600,units="px",bg="transparent")
    print(cblank)
    dev.off()
    Cairo(file="c3e.png",width=450,height=600,units="px",bg="transparent")
    print(cblank)
    dev.off()
    Cairo(file="c3.png",width=900,height=600,units="px",bg="white")
    tryCatch({print(c3b)},error=function(e){message(e);print(no.data)})
    dev.off()
  }
  #have c3c only
  if(c3a.missing && c3b.missing && !c3c.missing){
    Cairo(file="c3a.png",width=300,height=600,units="px",bg="transparent")
    print(cblank)
    dev.off()
    Cairo(file="c3b.png",width=300,height=600,units="px",bg="transparent")
    print(cblank)
    dev.off()
    Cairo(file="c3c.png",width=300,height=600,units="px",bg="transparent")
    print(cblank)
    dev.off()
    Cairo(file="c3d.png",width=450,height=600,units="px",bg="transparent")
    print(cblank)
    dev.off()
    Cairo(file="c3e.png",width=450,height=600,units="px",bg="transparent")
    print(cblank)
    dev.off()
    Cairo(file="c3.png",width=900,height=600,units="px",bg="white")
    tryCatch({print(c3c)},error=function(e){message(e);print(no.data)})
    dev.off()
  }
  #Have none of c3s
  if(c3a.missing && c3b.missing && c3c.missing){
    Cairo(file="c3a.png",width=300,height=600,units="px",bg="transparent")
    print(cblank)
    dev.off()
    Cairo(file="c3b.png",width=300,height=600,units="px",bg="transparent")
    print(cblank)
    dev.off()
    Cairo(file="c3c.png",width=300,height=600,units="px",bg="transparent")
    print(cblank)
    dev.off()
    Cairo(file="c3d.png",width=450,height=600,units="px",bg="transparent")
    print(cblank)
    dev.off()
    Cairo(file="c3e.png",width=450,height=600,units="px",bg="transparent")
    print(cblank)
    dev.off()
    Cairo(file="c3.png",width=900,height=600,units="px",bg="transparent")
    print(no.data)
    dev.off()
  }
  Cairo(file="c4.png",width=800,height=700,units="px",bg="white")
  tryCatch({print(c4)},error=function(e){message(e);print(no.data)})
  dev.off()
  Cairo(file="c5.png",width=800,height=700,units="px",bg="white")
  tryCatch({print(c5)},error=function(e){message(e);print(no.data)})
  dev.off()
  Cairo(file="c6.png",width=800,height=700,units="px",bg="white")
  tryCatch({print(c6)},error=function(e){message(e);print(no.data)})
  dev.off()
  Cairo(file="c7.png",width=800,height=700,units="px",bg="white")
  tryCatch({print(c7)},error=function(e){message(e);print(no.data)})
  dev.off()
  Cairo(file="c8.png",width=800,height=700,units="px",bg="white")
  tryCatch({print(c8)},error=function(e){message(e);print(no.data)})
  dev.off()
  Cairo(file="c9.png",width=800,height=700,units="px",bg="white")
  tryCatch({print(c9)},error=function(e){message(e);print(no.data)})
  dev.off()
  Cairo(file="c10.png",width=800,height=700,units="px",bg="white")
  tryCatch({print(c10)},error=function(e){message(e);print(no.data)})
  dev.off()
  Cairo(file="c11.png",width=800,height=700,units="px",bg="white")
  tryCatch({print(c11)},error=function(e){message(e);print(no.data)})
  dev.off()
  Cairo(file="c12.png",width=800,height=700,units="px",bg="white")
  tryCatch({print(c12)},error=function(e){message(e);print(no.data)})
  dev.off()
  Cairo(file="c13.png",width=800,height=700,units="px",bg="white")
  tryCatch({print(c13)},error=function(e){message(e);print(no.data)})
  dev.off()
  Cairo(file="c14.png",width=800,height=700,units="px",bg="white")
  tryCatch({print(c14)},error=function(e){message(e);print(no.data)})
  dev.off()
  Cairo(file="c15.png",width=800,height=700,units="px",bg="white")
  tryCatch({print(c15)},error=function(e){message(e);print(no.data)})
  dev.off()
  Cairo(file="c16.png",width=800,height=700,units="px",bg="white")
  tryCatch({print(c16)},error=function(e){message(e);print(no.data)})
  dev.off()
  png(filename="c17.png",width=600,height=600,units="px",bg="white",type="cairo")
  print(plot(c17,
       legend = list(labels=c("Wasted","Stunting","Overweight","Free from"),font="arial",fontsize=20)
       # ,edges = list(col=blue)
       ,quantities = list(labels=label.text,fontsize=15)
       ,fills=list(fill=c(yellow,orange,light.blue,grey),alpha=1)
  ))
  dev.off()
}
####End loop####
